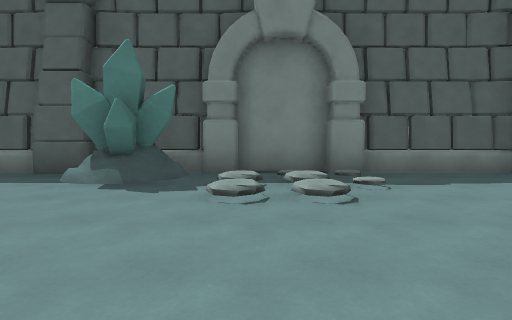
View 1 (above)

15 first-person views from a walk through a level from a Godot 3-D game. The camera is 1.4 m above the floor, tilts 4° down and sees 80° across. The floor is counted in squares, 2.25 m on a side. Each view is taken from the middle of a square. On the plan, view 1 faces up. The plan holds only what a view shows up to about 9 squares ahead; the rest is blank.

View 2
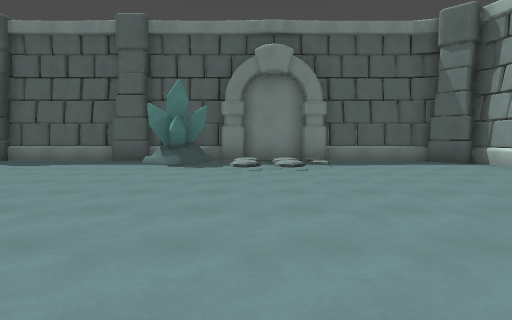

View 3
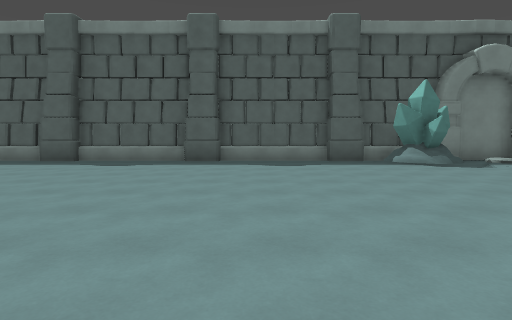

View 4
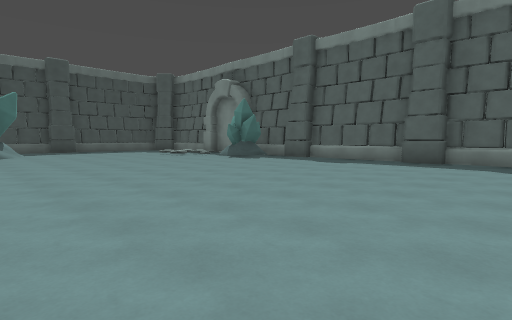

View 5
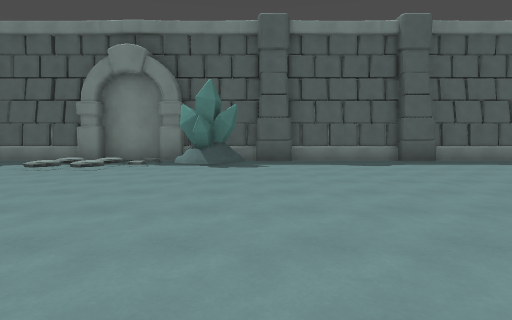

View 6
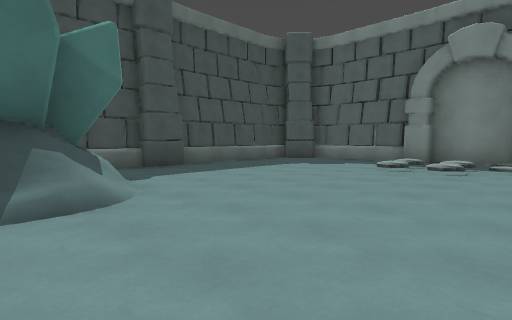

View 7
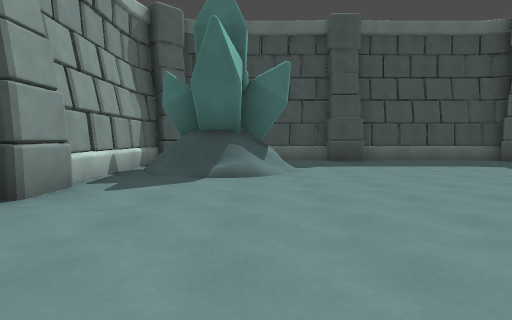

View 8
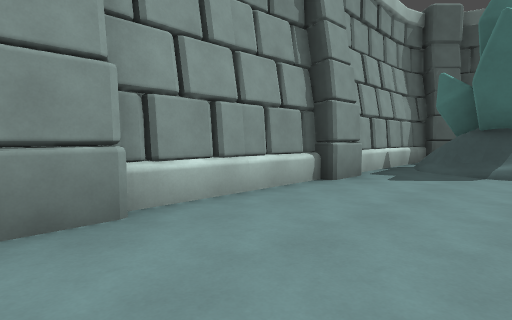

View 9
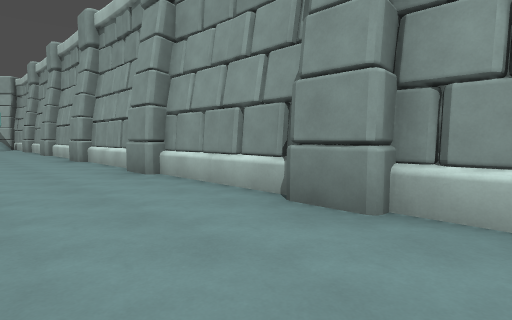

View 10
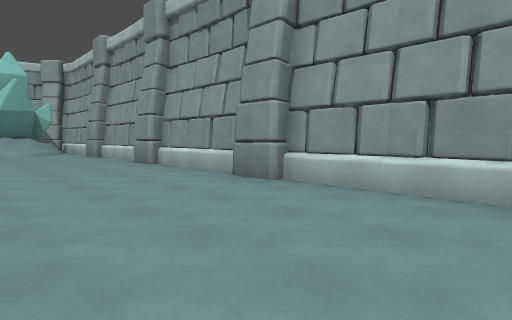

View 11
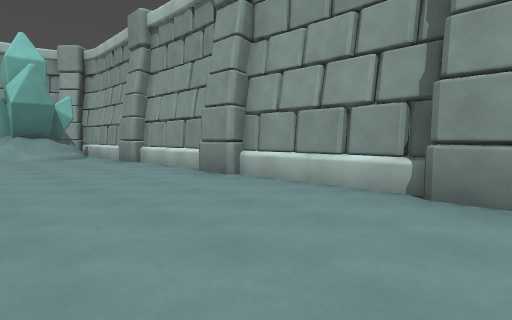

View 12
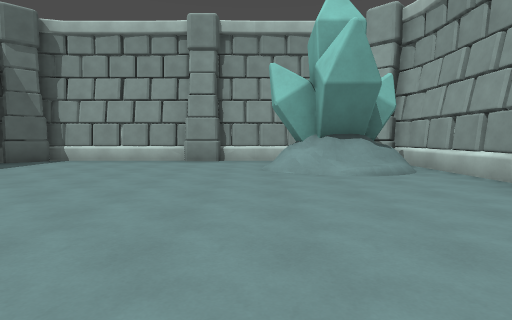

View 13
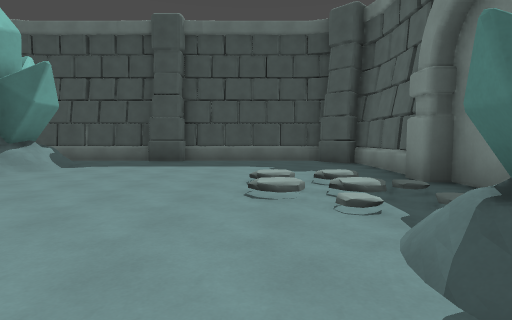

View 14
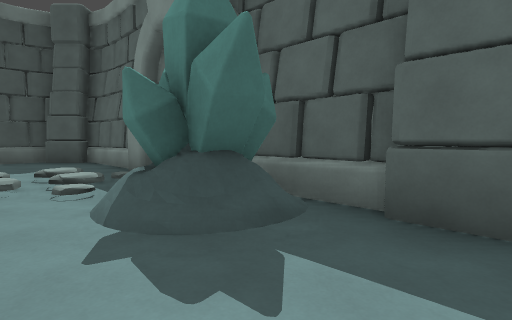

View 15
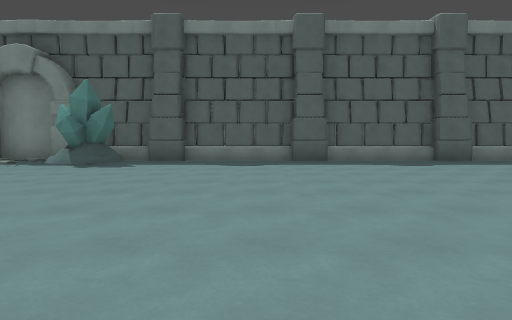

### Floor plan
Key: @ floor where view 1 was taken; # wall or solid block; . floor; / step, stairs or slope.
Columns run from 25 left of view 1 to 6 right of it. Each row starts with its distance up from view 1.
  6  ##############################
  5 ##...///#..............#/./...##
  4 #....///#..............#///....#
  3 #....//..................//....#
  2 #..............................#
  1 #..............................#
  0 #........................@.....#
 -1 #..............................#
 -2 #.##/.......................####
 -3 ####/.......................#
 -4   ##/.......................#
 -5    ##########################

Positions as (right, up) in squares from view 1, and headings:
1: (0, 0), facing up
2: (0, -3), facing up
3: (-6, -3), facing up
4: (-9, -3), facing up-left
5: (-16, -3), facing up
6: (-18, -3), facing up-left
7: (-16, -2), facing left
8: (-15, -2), facing down-left
9: (-17, -2), facing down-right
10: (-11, -1), facing down-right
11: (-8, -1), facing down-right
12: (-3, -1), facing right
13: (-16, 3), facing left
14: (-15, 3), facing up-left
15: (-13, -3), facing up
